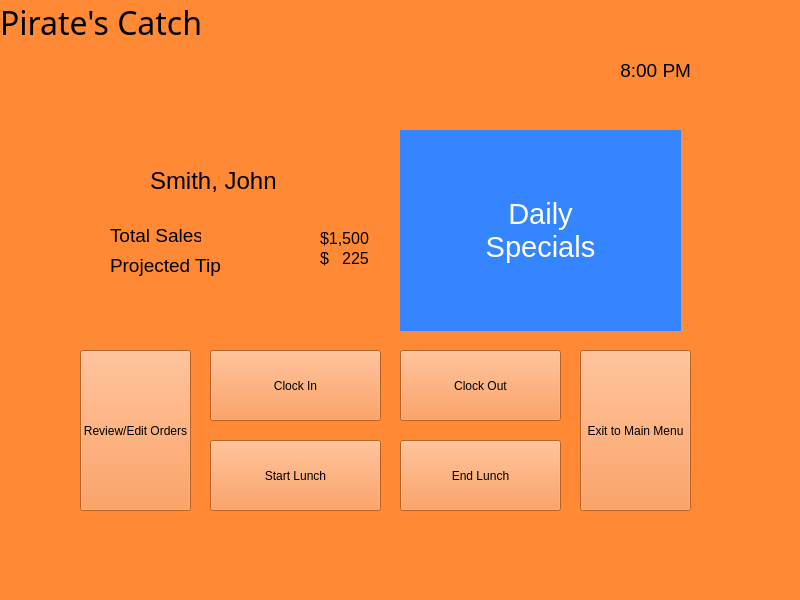
<?xml version="1.0" encoding="UTF-8"?>
<ui version="4.0">
 <class>MainWindow</class>
 <widget class="QMainWindow" name="MainWindow">
  <property name="geometry">
   <rect>
    <x>0</x>
    <y>0</y>
    <width>800</width>
    <height>600</height>
   </rect>
  </property>
  <property name="windowTitle">
   <string>MainWindow</string>
  </property>
  <property name="styleSheet">
   <string notr="true">background-color: rgb(255, 137, 53);</string>
  </property>
  <widget class="QWidget" name="centralwidget">
   <widget class="QLabel" name="label_7">
    <property name="geometry">
     <rect>
      <x>400</x>
      <y>130</y>
      <width>281</width>
      <height>201</height>
     </rect>
    </property>
    <property name="palette">
     <palette>
      <active>
       <colorrole role="WindowText">
        <brush brushstyle="SolidPattern">
         <color alpha="255">
          <red>255</red>
          <green>255</green>
          <blue>255</blue>
         </color>
        </brush>
       </colorrole>
       <colorrole role="Button">
        <brush brushstyle="SolidPattern">
         <color alpha="255">
          <red>52</red>
          <green>133</green>
          <blue>255</blue>
         </color>
        </brush>
       </colorrole>
       <colorrole role="Light">
        <brush brushstyle="SolidPattern">
         <color alpha="255">
          <red>0</red>
          <green>0</green>
          <blue>191</blue>
         </color>
        </brush>
       </colorrole>
       <colorrole role="Midlight">
        <brush brushstyle="SolidPattern">
         <color alpha="255">
          <red>0</red>
          <green>0</green>
          <blue>159</blue>
         </color>
        </brush>
       </colorrole>
       <colorrole role="Dark">
        <brush brushstyle="SolidPattern">
         <color alpha="255">
          <red>0</red>
          <green>0</green>
          <blue>63</blue>
         </color>
        </brush>
       </colorrole>
       <colorrole role="Mid">
        <brush brushstyle="SolidPattern">
         <color alpha="255">
          <red>0</red>
          <green>0</green>
          <blue>84</blue>
         </color>
        </brush>
       </colorrole>
       <colorrole role="Text">
        <brush brushstyle="SolidPattern">
         <color alpha="255">
          <red>255</red>
          <green>255</green>
          <blue>255</blue>
         </color>
        </brush>
       </colorrole>
       <colorrole role="BrightText">
        <brush brushstyle="SolidPattern">
         <color alpha="255">
          <red>255</red>
          <green>255</green>
          <blue>255</blue>
         </color>
        </brush>
       </colorrole>
       <colorrole role="ButtonText">
        <brush brushstyle="SolidPattern">
         <color alpha="255">
          <red>255</red>
          <green>255</green>
          <blue>255</blue>
         </color>
        </brush>
       </colorrole>
       <colorrole role="Base">
        <brush brushstyle="SolidPattern">
         <color alpha="255">
          <red>52</red>
          <green>133</green>
          <blue>255</blue>
         </color>
        </brush>
       </colorrole>
       <colorrole role="Window">
        <brush brushstyle="SolidPattern">
         <color alpha="255">
          <red>52</red>
          <green>133</green>
          <blue>255</blue>
         </color>
        </brush>
       </colorrole>
       <colorrole role="Shadow">
        <brush brushstyle="SolidPattern">
         <color alpha="255">
          <red>0</red>
          <green>0</green>
          <blue>0</blue>
         </color>
        </brush>
       </colorrole>
       <colorrole role="AlternateBase">
        <brush brushstyle="SolidPattern">
         <color alpha="255">
          <red>0</red>
          <green>0</green>
          <blue>63</blue>
         </color>
        </brush>
       </colorrole>
       <colorrole role="ToolTipBase">
        <brush brushstyle="SolidPattern">
         <color alpha="255">
          <red>255</red>
          <green>255</green>
          <blue>220</blue>
         </color>
        </brush>
       </colorrole>
       <colorrole role="ToolTipText">
        <brush brushstyle="SolidPattern">
         <color alpha="255">
          <red>0</red>
          <green>0</green>
          <blue>0</blue>
         </color>
        </brush>
       </colorrole>
      </active>
      <inactive>
       <colorrole role="WindowText">
        <brush brushstyle="SolidPattern">
         <color alpha="255">
          <red>255</red>
          <green>255</green>
          <blue>255</blue>
         </color>
        </brush>
       </colorrole>
       <colorrole role="Button">
        <brush brushstyle="SolidPattern">
         <color alpha="255">
          <red>52</red>
          <green>133</green>
          <blue>255</blue>
         </color>
        </brush>
       </colorrole>
       <colorrole role="Light">
        <brush brushstyle="SolidPattern">
         <color alpha="255">
          <red>0</red>
          <green>0</green>
          <blue>191</blue>
         </color>
        </brush>
       </colorrole>
       <colorrole role="Midlight">
        <brush brushstyle="SolidPattern">
         <color alpha="255">
          <red>0</red>
          <green>0</green>
          <blue>159</blue>
         </color>
        </brush>
       </colorrole>
       <colorrole role="Dark">
        <brush brushstyle="SolidPattern">
         <color alpha="255">
          <red>0</red>
          <green>0</green>
          <blue>63</blue>
         </color>
        </brush>
       </colorrole>
       <colorrole role="Mid">
        <brush brushstyle="SolidPattern">
         <color alpha="255">
          <red>0</red>
          <green>0</green>
          <blue>84</blue>
         </color>
        </brush>
       </colorrole>
       <colorrole role="Text">
        <brush brushstyle="SolidPattern">
         <color alpha="255">
          <red>255</red>
          <green>255</green>
          <blue>255</blue>
         </color>
        </brush>
       </colorrole>
       <colorrole role="BrightText">
        <brush brushstyle="SolidPattern">
         <color alpha="255">
          <red>255</red>
          <green>255</green>
          <blue>255</blue>
         </color>
        </brush>
       </colorrole>
       <colorrole role="ButtonText">
        <brush brushstyle="SolidPattern">
         <color alpha="255">
          <red>255</red>
          <green>255</green>
          <blue>255</blue>
         </color>
        </brush>
       </colorrole>
       <colorrole role="Base">
        <brush brushstyle="SolidPattern">
         <color alpha="255">
          <red>52</red>
          <green>133</green>
          <blue>255</blue>
         </color>
        </brush>
       </colorrole>
       <colorrole role="Window">
        <brush brushstyle="SolidPattern">
         <color alpha="255">
          <red>52</red>
          <green>133</green>
          <blue>255</blue>
         </color>
        </brush>
       </colorrole>
       <colorrole role="Shadow">
        <brush brushstyle="SolidPattern">
         <color alpha="255">
          <red>0</red>
          <green>0</green>
          <blue>0</blue>
         </color>
        </brush>
       </colorrole>
       <colorrole role="AlternateBase">
        <brush brushstyle="SolidPattern">
         <color alpha="255">
          <red>0</red>
          <green>0</green>
          <blue>63</blue>
         </color>
        </brush>
       </colorrole>
       <colorrole role="ToolTipBase">
        <brush brushstyle="SolidPattern">
         <color alpha="255">
          <red>255</red>
          <green>255</green>
          <blue>220</blue>
         </color>
        </brush>
       </colorrole>
       <colorrole role="ToolTipText">
        <brush brushstyle="SolidPattern">
         <color alpha="255">
          <red>0</red>
          <green>0</green>
          <blue>0</blue>
         </color>
        </brush>
       </colorrole>
      </inactive>
      <disabled>
       <colorrole role="WindowText">
        <brush brushstyle="SolidPattern">
         <color alpha="255">
          <red>0</red>
          <green>0</green>
          <blue>63</blue>
         </color>
        </brush>
       </colorrole>
       <colorrole role="Button">
        <brush brushstyle="SolidPattern">
         <color alpha="255">
          <red>52</red>
          <green>133</green>
          <blue>255</blue>
         </color>
        </brush>
       </colorrole>
       <colorrole role="Light">
        <brush brushstyle="SolidPattern">
         <color alpha="255">
          <red>0</red>
          <green>0</green>
          <blue>191</blue>
         </color>
        </brush>
       </colorrole>
       <colorrole role="Midlight">
        <brush brushstyle="SolidPattern">
         <color alpha="255">
          <red>0</red>
          <green>0</green>
          <blue>159</blue>
         </color>
        </brush>
       </colorrole>
       <colorrole role="Dark">
        <brush brushstyle="SolidPattern">
         <color alpha="255">
          <red>0</red>
          <green>0</green>
          <blue>63</blue>
         </color>
        </brush>
       </colorrole>
       <colorrole role="Mid">
        <brush brushstyle="SolidPattern">
         <color alpha="255">
          <red>0</red>
          <green>0</green>
          <blue>84</blue>
         </color>
        </brush>
       </colorrole>
       <colorrole role="Text">
        <brush brushstyle="SolidPattern">
         <color alpha="255">
          <red>0</red>
          <green>0</green>
          <blue>63</blue>
         </color>
        </brush>
       </colorrole>
       <colorrole role="BrightText">
        <brush brushstyle="SolidPattern">
         <color alpha="255">
          <red>255</red>
          <green>255</green>
          <blue>255</blue>
         </color>
        </brush>
       </colorrole>
       <colorrole role="ButtonText">
        <brush brushstyle="SolidPattern">
         <color alpha="255">
          <red>0</red>
          <green>0</green>
          <blue>63</blue>
         </color>
        </brush>
       </colorrole>
       <colorrole role="Base">
        <brush brushstyle="SolidPattern">
         <color alpha="255">
          <red>52</red>
          <green>133</green>
          <blue>255</blue>
         </color>
        </brush>
       </colorrole>
       <colorrole role="Window">
        <brush brushstyle="SolidPattern">
         <color alpha="255">
          <red>52</red>
          <green>133</green>
          <blue>255</blue>
         </color>
        </brush>
       </colorrole>
       <colorrole role="Shadow">
        <brush brushstyle="SolidPattern">
         <color alpha="255">
          <red>0</red>
          <green>0</green>
          <blue>0</blue>
         </color>
        </brush>
       </colorrole>
       <colorrole role="AlternateBase">
        <brush brushstyle="SolidPattern">
         <color alpha="255">
          <red>0</red>
          <green>0</green>
          <blue>127</blue>
         </color>
        </brush>
       </colorrole>
       <colorrole role="ToolTipBase">
        <brush brushstyle="SolidPattern">
         <color alpha="255">
          <red>255</red>
          <green>255</green>
          <blue>220</blue>
         </color>
        </brush>
       </colorrole>
       <colorrole role="ToolTipText">
        <brush brushstyle="SolidPattern">
         <color alpha="255">
          <red>0</red>
          <green>0</green>
          <blue>0</blue>
         </color>
        </brush>
       </colorrole>
      </disabled>
     </palette>
    </property>
    <property name="font">
     <font>
      <pointsize>22</pointsize>
     </font>
    </property>
    <property name="autoFillBackground">
     <bool>false</bool>
    </property>
    <property name="styleSheet">
     <string notr="true">
background-color: rgb(52, 133, 255);</string>
    </property>
    <property name="text">
     <string>Daily 
Specials</string>
    </property>
    <property name="alignment">
     <set>Qt::AlignCenter</set>
    </property>
   </widget>
   <widget class="QPushButton" name="pushButton_4">
    <property name="geometry">
     <rect>
      <x>400</x>
      <y>350</y>
      <width>161</width>
      <height>71</height>
     </rect>
    </property>
    <property name="text">
     <string>Clock Out</string>
    </property>
   </widget>
   <widget class="QLabel" name="Title">
    <property name="font">
     <font>
      <family>Old English Text MT</family>
      <pointsize>24</pointsize>
     </font>
    </property>
    <property name="text">
     <string>Pirate's Catch</string>
    </property>
   </widget>
   <widget class="QLabel" name="label_3">
    <property name="geometry">
     <rect>
      <x>110</x>
      <y>220</y>
      <width>91</width>
      <height>31</height>
     </rect>
    </property>
    <property name="font">
     <font>
      <pointsize>14</pointsize>
     </font>
    </property>
    <property name="text">
     <string>Total Sales</string>
    </property>
   </widget>
   <widget class="QPushButton" name="pushButton_2">
    <property name="geometry">
     <rect>
      <x>210</x>
      <y>440</y>
      <width>171</width>
      <height>71</height>
     </rect>
    </property>
    <property name="text">
     <string>Start Lunch</string>
    </property>
   </widget>
   <widget class="QPushButton" name="pushButton_6">
    <property name="geometry">
     <rect>
      <x>80</x>
      <y>350</y>
      <width>111</width>
      <height>161</height>
     </rect>
    </property>
    <property name="text">
     <string>Review/Edit Orders</string>
    </property>
   </widget>
   <widget class="QLabel" name="label_4">
    <property name="geometry">
     <rect>
      <x>110</x>
      <y>250</y>
      <width>121</width>
      <height>31</height>
     </rect>
    </property>
    <property name="font">
     <font>
      <pointsize>14</pointsize>
     </font>
    </property>
    <property name="text">
     <string>Projected Tip</string>
    </property>
   </widget>
   <widget class="QPushButton" name="pushButton_3">
    <property name="geometry">
     <rect>
      <x>400</x>
      <y>440</y>
      <width>161</width>
      <height>71</height>
     </rect>
    </property>
    <property name="text">
     <string>End Lunch</string>
    </property>
   </widget>
   <widget class="QLabel" name="label_6">
    <property name="geometry">
     <rect>
      <x>320</x>
      <y>250</y>
      <width>111</width>
      <height>16</height>
     </rect>
    </property>
    <property name="font">
     <font>
      <pointsize>12</pointsize>
     </font>
    </property>
    <property name="styleSheet">
     <string notr="true">background: transparent;</string>
    </property>
    <property name="text">
     <string>$   225</string>
    </property>
   </widget>
   <widget class="QPushButton" name="pushButton_5">
    <property name="geometry">
     <rect>
      <x>580</x>
      <y>350</y>
      <width>111</width>
      <height>161</height>
     </rect>
    </property>
    <property name="text">
     <string>Exit to Main Menu</string>
    </property>
   </widget>
   <widget class="QLabel" name="dateTime">
    <property name="geometry">
     <rect>
      <x>350</x>
      <y>60</y>
      <width>341</width>
      <height>21</height>
     </rect>
    </property>
    <property name="font">
     <font>
      <pointsize>14</pointsize>
     </font>
    </property>
    <property name="text">
     <string>8:00 PM</string>
    </property>
    <property name="alignment">
     <set>Qt::AlignRight|Qt::AlignTrailing|Qt::AlignVCenter</set>
    </property>
   </widget>
   <widget class="QLabel" name="label_2">
    <property name="geometry">
     <rect>
      <x>150</x>
      <y>160</y>
      <width>141</width>
      <height>41</height>
     </rect>
    </property>
    <property name="font">
     <font>
      <pointsize>18</pointsize>
     </font>
    </property>
    <property name="text">
     <string>Smith, John</string>
    </property>
   </widget>
   <widget class="QPushButton" name="pushButton">
    <property name="geometry">
     <rect>
      <x>210</x>
      <y>350</y>
      <width>171</width>
      <height>71</height>
     </rect>
    </property>
    <property name="text">
     <string>Clock In</string>
    </property>
   </widget>
   <widget class="QLabel" name="label_5">
    <property name="geometry">
     <rect>
      <x>320</x>
      <y>230</y>
      <width>111</width>
      <height>16</height>
     </rect>
    </property>
    <property name="font">
     <font>
      <pointsize>12</pointsize>
     </font>
    </property>
    <property name="styleSheet">
     <string notr="true">background: transparent;</string>
    </property>
    <property name="text">
     <string>$1,500</string>
    </property>
   </widget>
  </widget>
 </widget>
 <resources/>
 <connections/>
</ui>
